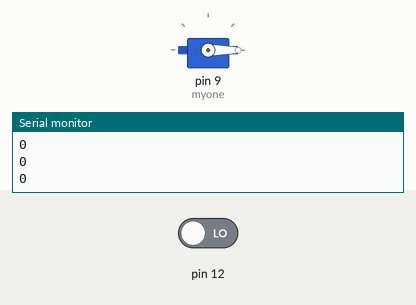
Recording of a sketch running on a simulated Arduino Uno, built with avr-gcc and run on an emulated ATmega328P. Parts: servo, the last lines printed to the serial monitor. The test bench sets the inputs (shaded band); at power-on: pin 12 LOW.

Above: at 1.2 s.
1.3 s: pin 12 driven HIGH
At 1.45 s:
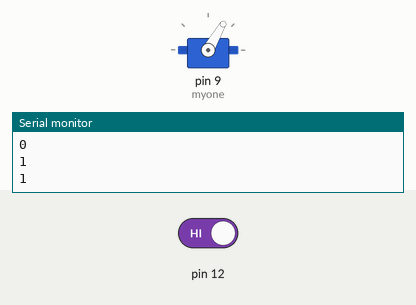
At 1.85 s:
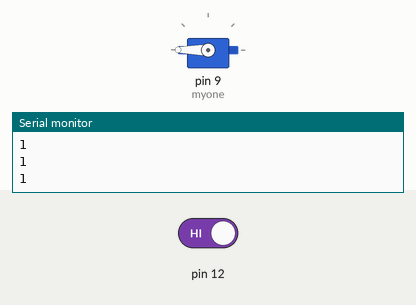
4.3 s: pin 12 driven LOW
Timing chart, 0 to 7.3 s (numbered marks = the images above; inputs shaded):
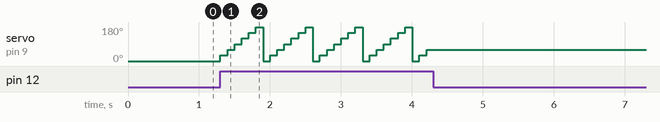

The sketch:

servo_btn30.ino
```cpp
#include <Servo.h>
Servo myone;

int num = 0;

void setup() {
  myone.attach(9);
  pinMode(12, INPUT);
  Serial.begin(9600);
}

void loop() {
  int value = digitalRead(12);
  Serial.println(value);

  if(value){
    num += 30;
    if(num>180) num = 0;
  }
  myone.write(num);
  delay(100);
}
```

Measured:
- after the input at 1.3 s, servo on pin 9 (myone): 0° → 30° at once, then repeats every 0.70 s: 60° 0.10 s, 90° 0.10 s, 120° 0.10 s, 150° 0.10 s, 180° 0.10 s, 0° 0.10 s, 30° 0.10 s
- after the input at 4.3 s, servo on pin 9 (myone): stops changing and stays 60°
